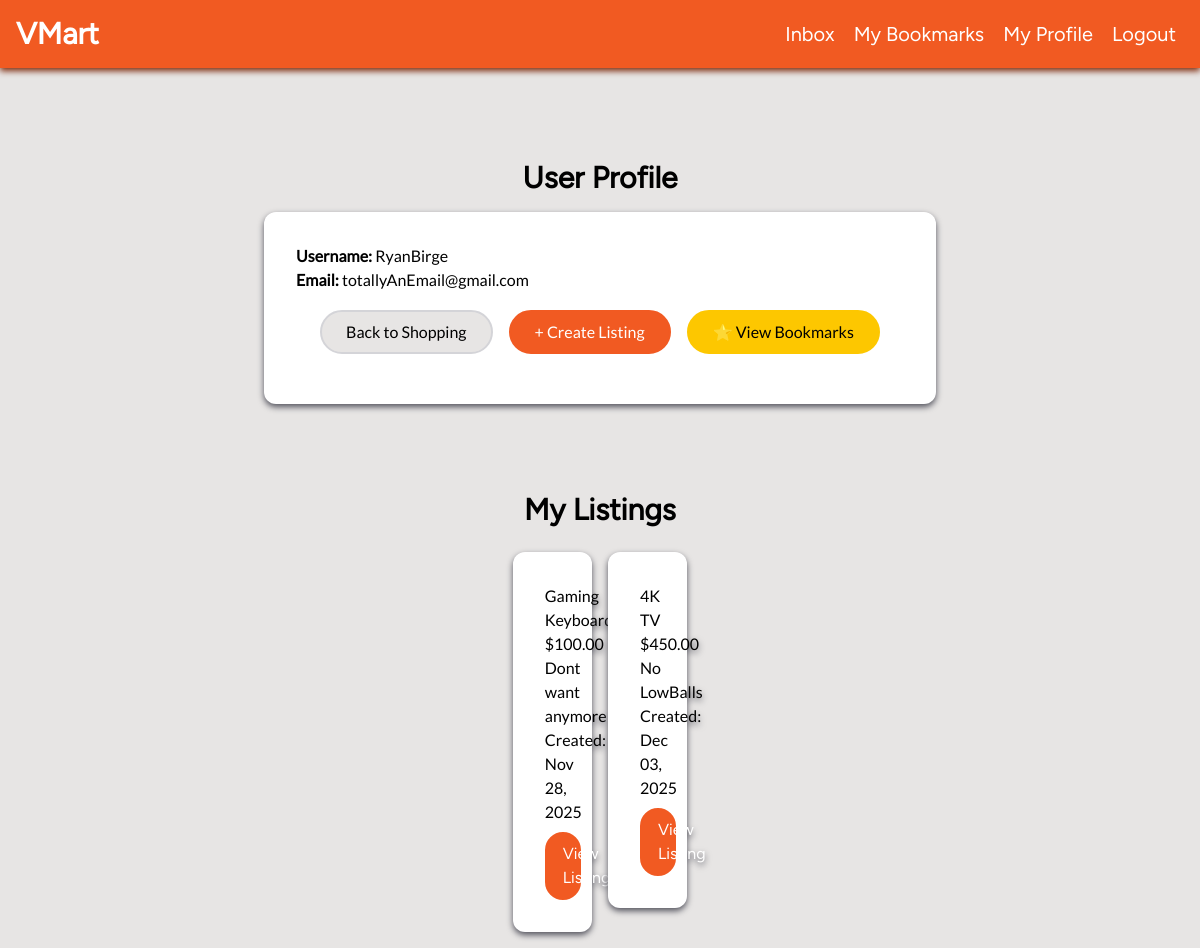
Screenshot of /profile/ (signed in) with the database file from the repository.
### market_App/models.py (models this page shows, shortened)
class Listings(models.Model):
    user = models.ForeignKey(Student, on_delete=models.CASCADE, related_name="listings")
    name = models.CharField(max_length=50)
    description = models.TextField(blank=True)
    price = models.DecimalField(max_digits=5, decimal_places=2, null=True, blank=True)
    creation_Date = models.DateTimeField(auto_now_add=True)
    is_on_campus = models.BooleanField(default=False)
    image = models.ImageField(
        upload_to='listing_images/',
        blank=True,
        null=True,
    )

### market_App/views.py (the view)
# urls.py: path('profile/', views.profile, name='profile'),
@login_required
def profile(request):
    student = request.user.student
    my_listings = student.listings.all()
    return render(request, 'profile.html', {
        "my_listings": my_listings
    })

### market_App/templates/profile.html (shortened to what this page needs)
<!DOCTYPE html>
<html lang="en">
<head>
    <link href="../../static/output.css" rel="stylesheet" type="text/css">
</head>
<body class="flex flex-col items-center bg-stone-200 font-lato">
    <nav class="fixed top-0 z-10 flex flex-row items-center w-full bg-utrgv-orange drop-shadow-md drop-shadow-orange-900 p-4">
        <a class="text-3xl font-bold font-figtree text-white"
          href="{% url 'dashboard' %}">
          VMart
        </a>
        <div class="ms-auto">
            <a href="{% url 'inbox' %}" class="font-figtree text-xl text-white pr-2 pl-2 h-full hover:underline">Inbox</a>
            <a href="{% url 'bookmarks' %}" class="font-figtree text-xl text-white pr-2 pl-2 h-full hover:underline">My Bookmarks</a>
            <a href="{% url 'profile' %}" class="font-figtree text-xl text-white pr-2 pl-2 h-full hover:underline">My Profile</a>
            <a href="{% url 'logout' %}" class="font-figtree text-xl text-white pr-2 pl-2 h-full hover:underline">Logout</a>
        </div>
    </nav>
<div class="flex flex-col items-center mt-20">
    <div class="min-w-1/2 p-8 m-8">
        <h1 class="text-center text-3xl font-figtree font-semibold m-2 p-2">User Profile</h1>
        <div class="bg-white drop-shadow-md drop-shadow-zinc-600 rounded-xl p-8">
            <p><strong>Username:</strong> {{ user.username }}</p>
            <p><strong>Email:</strong> {{ user.email }}</p>
            <div class="flex flex-row justify-center items-center text-center p-4">
                <a href="{% url 'dashboard' %}" class="button bg-stone-200 text-black rounded-4xl pr-6 pl-6 pt-2 pb-2 mr-2 ml-2 border-2 border-zinc-300 hover:border-black hover:text-black transition-colors">Back to Shopping</a>
                <br><br>
                <a href="{% url 'create_listing' %}" class="button bg-utrgv-orange text-white rounded-4xl pr-6 pl-6 pt-2 pb-2 mr-2 ml-2 border-2 border-utrgv-orange hover:bg-white hover:text-utrgv-orange transition-colors">
                    + Create Listing
                        <a href="{% url 'bookmarks' %}"
                        class="button bg-yellow-400 text-black rounded-4xl pr-6 pl-6 pt-2 pb-2 mr-2 ml-2 border-2 border-yellow-400 hover:bg-white transition-colors">
                        ⭐ View Bookmarks
                    </a>
                </a>
            </div>
        </div>
    </div>
    <div class="pt-2 pb-2 pl-16 pr-16">
    <h3 class="text-center text-3xl font-figtree font-semibold m-2 p-2">My Listings</h3>
    <div class="flex flex-row justify-center">
        {% for item in my_listings %}
            <div class="w-1/5">
                <div class="bg-white drop-shadow-md drop-shadow-zinc-600 rounded-xl p-8 m-2">
                    <div class="card-body">
                        <h5 class="card-title">{{ item.name }}</h5>
                        {% if item.price %}
                            <p class="fw-bold">${{ item.price }}</p>
                        {% endif %}
                        <p class="text-muted small">
                            {{ item.description|truncatewords:15 }}
                        </p>
                        <p class="text-muted small">
                            Created: {{ item.creation_Date|date:"M d, Y" }}
                        </p>
                        <a href="{% url 'view_listing' item.pk %}" class="inline-block font-figtree text-center bg-utrgv-orange text-white mt-2 pt-2 pb-2 pl-4 pr-4 rounded-4xl w-full border-2 border-utrgv-orange hover:bg-white hover:text-utrgv-orange transition-colors">View Listing</a>
                    </div>
                </div>
            </div>
        {% empty %}
            <p class="text-muted">You have not created any listings yet.</p>
        {% endfor %}
    </div>
    </div>
</div>
</body>
</html>

### rows the page displays
Listings: name "Gaming Keyboard", price "100.00", description "Dont want anymore", creation_Date "Nov 28, 2025"
Listings: name "4K TV", price "450.00", description "No LowBalls", creation_Date "Dec 03, 2025"

### other values shown
{{ user.username }} "RyanBirge"
{{ user.email }} "totallyAnEmail@gmail.com"
